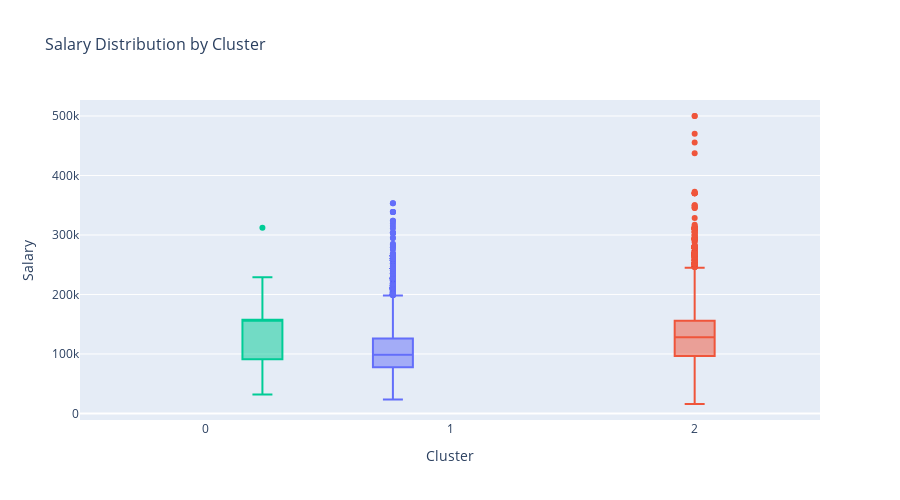

Source (notebook cell):
### Code cell
import plotly.express as px

# Create the box plot
fig = px.box(
    df,
    x='cluster',
    y='SALARY',
    color='cluster',
    title="Salary Distribution by Cluster",
    labels={'cluster': 'Cluster', 'SALARY': 'Salary'},
    width=900,
    height=500
)

# Update layout for cleaner look
fig.update_layout(
    boxmode='group',
    font=dict(size=12),
    title_font=dict(size=16),
    showlegend=False
)

fig.show()

### Figure 1 — Plotly figure (JSON) as saved in the notebook; plotly's stock layout.template omitted (floating-point values rounded to 4 significant figures; data arrays with more than 128 entries replaced by an {"elided": "..."} marker saying what was removed)
{"data": [{"alignmentgroup": "True", "hovertemplate": "Cluster=%{x}<br>Salary=%{y}<extra></extra>", "legendgroup": "1", "marker": {"color": "#636efa"}, "name": "1", "notched": false, "offsetgroup": "1", "orientation": "v", "showlegend": true, "type": "box", "x": {"elided": "29535 int values"}, "x0": " ", "xaxis": "x", "y": {"elided": "29535 float values"}, "y0": " ", "yaxis": "y"}, {"alignmentgroup": "True", "hovertemplate": "Cluster=%{x}<br>Salary=%{y}<extra></extra>", "legendgroup": "2", "marker": {"color": "#EF553B"}, "name": "2", "notched": false, "offsetgroup": "2", "orientation": "v", "showlegend": true, "type": "box", "x": {"elided": "42642 int values"}, "x0": " ", "xaxis": "x", "y": {"elided": "42642 float values"}, "y0": " ", "yaxis": "y"}, {"alignmentgroup": "True", "hovertemplate": "Cluster=%{x}<br>Salary=%{y}<extra></extra>", "legendgroup": "0", "marker": {"color": "#00cc96"}, "name": "0", "notched": false, "offsetgroup": "0", "orientation": "v", "showlegend": true, "type": "box", "x": {"elided": "321 int values"}, "x0": " ", "xaxis": "x", "y": {"elided": "321 float values"}, "y0": " ", "yaxis": "y"}], "layout": {"boxmode": "group", "font": {"size": 12}, "height": 500, "legend": {"title": {"text": "Cluster"}, "tracegroupgap": 0}, "showlegend": false, "title": {"font": {"size": 16}, "text": "Salary Distribution by Cluster"}, "width": 900, "xaxis": {"anchor": "y", "categoryarray": [1, 2, 0], "categoryorder": "array", "domain": [0, 1], "title": {"text": "Cluster"}}, "yaxis": {"anchor": "x", "domain": [0, 1], "title": {"text": "Salary"}}}}
